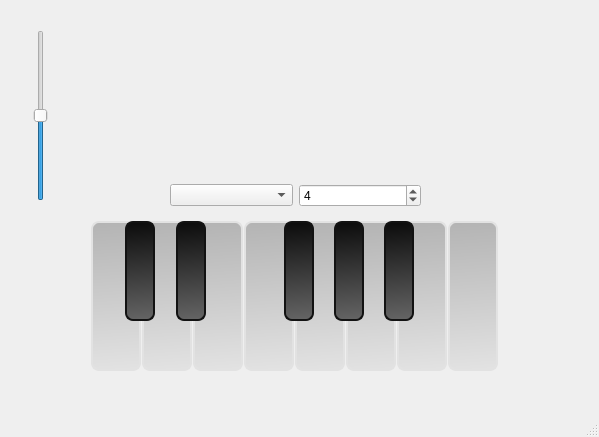
<?xml version="1.0" encoding="UTF-8"?>
<ui version="4.0">
 <class>MainWindow</class>
 <widget class="QMainWindow" name="MainWindow">
  <property name="geometry">
   <rect>
    <x>0</x>
    <y>0</y>
    <width>599</width>
    <height>437</height>
   </rect>
  </property>
  <property name="windowTitle">
   <string>MainWindow</string>
  </property>
  <widget class="QWidget" name="centralwidget">
   <widget class="QWidget" name="verticalLayoutWidget">
    <property name="geometry">
     <rect>
      <x>20</x>
      <y>30</y>
      <width>41</width>
      <height>191</height>
     </rect>
    </property>
    <layout class="QVBoxLayout" name="verticalLayout">
     <item>
      <layout class="QHBoxLayout" name="horizontalLayout_2">
       <item>
        <widget class="QSlider" name="volumeBar">
         <property name="maximum">
          <number>100</number>
         </property>
         <property name="value">
          <number>50</number>
         </property>
         <property name="sliderPosition">
          <number>50</number>
         </property>
         <property name="orientation">
          <enum>Qt::Orientation::Vertical</enum>
         </property>
        </widget>
       </item>
      </layout>
     </item>
     <item>
      <widget class="QPushButton" name="mute">
       <property name="styleSheet">
        <string notr="true">background: transparent;
        border: none;
        padding: 0px;</string>
       </property>
       <property name="text">
        <string/>
       </property>
       <property name="icon">
        <iconset resource="img.qrc">
         <normaloff>:/img/volume_.png</normaloff>:/img/volume_.png</iconset>
       </property>
       <property name="iconSize">
        <size>
         <width>35</width>
         <height>35</height>
        </size>
       </property>
      </widget>
     </item>
    </layout>
   </widget>
   <widget class="QWidget" name="horizontalLayoutWidget_2">
    <property name="geometry">
     <rect>
      <x>90</x>
      <y>220</y>
      <width>411</width>
      <height>152</height>
     </rect>
    </property>
    <layout class="QHBoxLayout" name="horizontalLayout_4">
     <property name="spacing">
      <number>0</number>
     </property>
     <item>
      <widget class="QPushButton" name="c4">
       <property name="minimumSize">
        <size>
         <width>50</width>
         <height>150</height>
        </size>
       </property>
       <property name="maximumSize">
        <size>
         <width>50</width>
         <height>150</height>
        </size>
       </property>
       <property name="styleSheet">
        <string notr="true">#c4{
 border: 2px solid #e2e2e2;
        border-radius: 8px;
        padding: 8px;
        color: white;
        font-size: 14px;
background: qlineargradient(spread:pad, x1:0.51, y1:0, x2:0.533, y2:1, stop:0 rgba(180, 180, 180, 255), stop:1 rgba(226, 226, 226, 255));
}
#c4:pressed{
background-color: rgb(180, 180, 180);
        border: 2px solid #e2e2e2
}</string>
       </property>
       <property name="text">
        <string/>
       </property>
       <property name="iconSize">
        <size>
         <width>200</width>
         <height>150</height>
        </size>
       </property>
       <property name="shortcut">
        <string>Q</string>
       </property>
       <property name="autoRepeat">
        <bool>true</bool>
       </property>
      </widget>
     </item>
     <item>
      <widget class="QPushButton" name="d4">
       <property name="minimumSize">
        <size>
         <width>50</width>
         <height>150</height>
        </size>
       </property>
       <property name="maximumSize">
        <size>
         <width>50</width>
         <height>150</height>
        </size>
       </property>
       <property name="styleSheet">
        <string notr="true">#d4{
 border: 2px solid #e2e2e2;
        border-radius: 8px;
        padding: 8px;
        color: white;
        font-size: 14px;
background: qlineargradient(spread:pad, x1:0.51, y1:0, x2:0.533, y2:1, stop:0 rgba(180, 180, 180, 255), stop:1 rgba(226, 226, 226, 255));
}
#d4:pressed{
background-color: rgb(180, 180, 180);
        border: 2px solid #e2e2e2
}</string>
       </property>
       <property name="text">
        <string/>
       </property>
       <property name="iconSize">
        <size>
         <width>200</width>
         <height>150</height>
        </size>
       </property>
       <property name="shortcut">
        <string>W</string>
       </property>
       <property name="autoRepeat">
        <bool>true</bool>
       </property>
      </widget>
     </item>
     <item>
      <widget class="QPushButton" name="e4">
       <property name="minimumSize">
        <size>
         <width>50</width>
         <height>150</height>
        </size>
       </property>
       <property name="maximumSize">
        <size>
         <width>50</width>
         <height>150</height>
        </size>
       </property>
       <property name="styleSheet">
        <string notr="true">#e4{
        border: 2px solid #e2e2e2;
        border-radius: 8px;
        padding: 8px;
        color: white;
        font-size: 14px;
background: qlineargradient(spread:pad, x1:0.51, y1:0, x2:0.533, y2:1, stop:0 rgba(180, 180, 180, 255), stop:1 rgba(226, 226, 226, 255));
}
#e4:pressed{
background-color: rgb(180, 180, 180);
        border: 2px solid #e2e2e2
}</string>
       </property>
       <property name="text">
        <string/>
       </property>
       <property name="iconSize">
        <size>
         <width>200</width>
         <height>150</height>
        </size>
       </property>
       <property name="shortcut">
        <string>E</string>
       </property>
       <property name="autoRepeat">
        <bool>true</bool>
       </property>
      </widget>
     </item>
     <item>
      <widget class="QPushButton" name="f4">
       <property name="minimumSize">
        <size>
         <width>50</width>
         <height>150</height>
        </size>
       </property>
       <property name="maximumSize">
        <size>
         <width>50</width>
         <height>150</height>
        </size>
       </property>
       <property name="styleSheet">
        <string notr="true">#f4{
background: qlineargradient(x1:0, y1:0, x2:0, y2:1,
                                  stop:0 #8e2de2, stop:1 #4a00e0);
        border: 2px solid #e2e2e2;
        border-radius: 8px;
        padding: 8px;
        color: white;
        font-size: 14px;
background: qlineargradient(spread:pad, x1:0.51, y1:0, x2:0.533, y2:1, stop:0 rgba(180, 180, 180, 255), stop:1 rgba(226, 226, 226, 255));
}
#f4:pressed{
background-color: rgb(180, 180, 180);
        border: 2px solid #e2e2e2
}</string>
       </property>
       <property name="text">
        <string/>
       </property>
       <property name="iconSize">
        <size>
         <width>200</width>
         <height>150</height>
        </size>
       </property>
       <property name="shortcut">
        <string>R</string>
       </property>
       <property name="autoRepeat">
        <bool>true</bool>
       </property>
      </widget>
     </item>
     <item>
      <widget class="QPushButton" name="g4">
       <property name="minimumSize">
        <size>
         <width>50</width>
         <height>150</height>
        </size>
       </property>
       <property name="maximumSize">
        <size>
         <width>50</width>
         <height>150</height>
        </size>
       </property>
       <property name="styleSheet">
        <string notr="true">#g4{
 border: 2px solid #e2e2e2;
        border-radius: 8px;
        padding: 8px;
        color: white;
        font-size: 14px;
background: qlineargradient(spread:pad, x1:0.51, y1:0, x2:0.533, y2:1, stop:0 rgba(180, 180, 180, 255), stop:1 rgba(226, 226, 226, 255));
}
#g4:pressed{
background-color: rgb(180, 180, 180);
        border: 2px solid #e2e2e2
}</string>
       </property>
       <property name="text">
        <string/>
       </property>
       <property name="iconSize">
        <size>
         <width>200</width>
         <height>150</height>
        </size>
       </property>
       <property name="shortcut">
        <string>T</string>
       </property>
       <property name="autoRepeat">
        <bool>true</bool>
       </property>
      </widget>
     </item>
     <item>
      <widget class="QPushButton" name="a4">
       <property name="minimumSize">
        <size>
         <width>50</width>
         <height>150</height>
        </size>
       </property>
       <property name="maximumSize">
        <size>
         <width>50</width>
         <height>150</height>
        </size>
       </property>
       <property name="styleSheet">
        <string notr="true">#a4{
 border: 2px solid #e2e2e2;
        border-radius: 8px;
        padding: 8px;
        color: white;
        font-size: 14px;
background: qlineargradient(spread:pad, x1:0.51, y1:0, x2:0.533, y2:1, stop:0 rgba(180, 180, 180, 255), stop:1 rgba(226, 226, 226, 255));
}
#a4:pressed{
background-color: rgb(180, 180, 180);
        border: 2px solid #e2e2e2
}</string>
       </property>
       <property name="text">
        <string/>
       </property>
       <property name="iconSize">
        <size>
         <width>200</width>
         <height>150</height>
        </size>
       </property>
       <property name="shortcut">
        <string>Y</string>
       </property>
       <property name="autoRepeat">
        <bool>true</bool>
       </property>
      </widget>
     </item>
     <item>
      <widget class="QPushButton" name="b4">
       <property name="minimumSize">
        <size>
         <width>50</width>
         <height>150</height>
        </size>
       </property>
       <property name="maximumSize">
        <size>
         <width>50</width>
         <height>150</height>
        </size>
       </property>
       <property name="styleSheet">
        <string notr="true">#b4{
 border: 2px solid #e2e2e2;
        border-radius: 8px;
        padding: 8px;
        color: white;
        font-size: 14px;
background: qlineargradient(spread:pad, x1:0.51, y1:0, x2:0.533, y2:1, stop:0 rgba(180, 180, 180, 255), stop:1 rgba(226, 226, 226, 255));
}
#b4:pressed{
background-color: rgb(180, 180, 180);
        border: 2px solid #e2e2e2
}</string>
       </property>
       <property name="text">
        <string/>
       </property>
       <property name="iconSize">
        <size>
         <width>200</width>
         <height>150</height>
        </size>
       </property>
       <property name="shortcut">
        <string>U</string>
       </property>
       <property name="autoRepeat">
        <bool>true</bool>
       </property>
      </widget>
     </item>
     <item>
      <widget class="QPushButton" name="c5">
       <property name="sizePolicy">
        <sizepolicy hsizetype="Maximum" vsizetype="Fixed">
         <horstretch>0</horstretch>
         <verstretch>0</verstretch>
        </sizepolicy>
       </property>
       <property name="minimumSize">
        <size>
         <width>50</width>
         <height>150</height>
        </size>
       </property>
       <property name="maximumSize">
        <size>
         <width>50</width>
         <height>150</height>
        </size>
       </property>
       <property name="styleSheet">
        <string notr="true">#c5{
 border: 2px solid #e2e2e2;
        border-radius: 8px;
        padding: 8px;
        color: white;
        font-size: 14px;
background: qlineargradient(spread:pad, x1:0.51, y1:0, x2:0.533, y2:1, stop:0 rgba(180, 180, 180, 255), stop:1 rgba(226, 226, 226, 255));
}
#c5:pressed{
background-color: rgb(180, 180, 180);
        border: 2px solid #e2e2e2
}</string>
       </property>
       <property name="text">
        <string/>
       </property>
       <property name="iconSize">
        <size>
         <width>200</width>
         <height>150</height>
        </size>
       </property>
       <property name="shortcut">
        <string>I</string>
       </property>
       <property name="autoRepeat">
        <bool>true</bool>
       </property>
      </widget>
     </item>
    </layout>
   </widget>
   <widget class="QWidget" name="horizontalLayoutWidget_3">
    <property name="geometry">
     <rect>
      <x>110</x>
      <y>220</y>
      <width>111</width>
      <height>102</height>
     </rect>
    </property>
    <layout class="QHBoxLayout" name="horizontalLayout_5">
     <item>
      <widget class="QPushButton" name="c_4">
       <property name="sizePolicy">
        <sizepolicy hsizetype="Fixed" vsizetype="Fixed">
         <horstretch>0</horstretch>
         <verstretch>0</verstretch>
        </sizepolicy>
       </property>
       <property name="minimumSize">
        <size>
         <width>30</width>
         <height>100</height>
        </size>
       </property>
       <property name="maximumSize">
        <size>
         <width>30</width>
         <height>100</height>
        </size>
       </property>
       <property name="styleSheet">
        <string notr="true">#c_4{
        border: 2px solid #121212;
        border-radius: 8px;
        padding: 8px;
        color: white;
        font-size: 14px;
background: qlineargradient(spread:pad, x1:0.51, y1:0, x2:0.533, y2:1, stop:0 rgba(12, 12, 12, 255), stop:1 rgba(100, 100, 100, 255));
}
#c_4:pressed{
background-color: rgb(0, 0, 0);
        border: 2px solid #000000
}</string>
       </property>
       <property name="text">
        <string/>
       </property>
       <property name="icon">
        <iconset>
         <normaloff>:/bkey.png</normaloff>:/bkey.png</iconset>
       </property>
       <property name="iconSize">
        <size>
         <width>50</width>
         <height>99</height>
        </size>
       </property>
       <property name="shortcut">
        <string>2</string>
       </property>
      </widget>
     </item>
     <item>
      <widget class="QPushButton" name="d_4">
       <property name="sizePolicy">
        <sizepolicy hsizetype="Fixed" vsizetype="Fixed">
         <horstretch>0</horstretch>
         <verstretch>0</verstretch>
        </sizepolicy>
       </property>
       <property name="minimumSize">
        <size>
         <width>30</width>
         <height>100</height>
        </size>
       </property>
       <property name="maximumSize">
        <size>
         <width>30</width>
         <height>100</height>
        </size>
       </property>
       <property name="styleSheet">
        <string notr="true">#d_4{
        border: 2px solid #121212;
        border-radius: 8px;
        padding: 8px;
        color: white;
        font-size: 14px;
background: qlineargradient(spread:pad, x1:0.51, y1:0, x2:0.533, y2:1, stop:0 rgba(12, 12, 12, 255), stop:1 rgba(100, 100, 100, 255));
}
#d_4:pressed{
background-color: rgb(0, 0, 0);
        border: 2px solid #000000
}</string>
       </property>
       <property name="text">
        <string/>
       </property>
       <property name="icon">
        <iconset>
         <normaloff>:/bkey.png</normaloff>:/bkey.png</iconset>
       </property>
       <property name="iconSize">
        <size>
         <width>50</width>
         <height>99</height>
        </size>
       </property>
       <property name="shortcut">
        <string>3</string>
       </property>
      </widget>
     </item>
    </layout>
   </widget>
   <widget class="QWidget" name="horizontalLayoutWidget_4">
    <property name="geometry">
     <rect>
      <x>270</x>
      <y>220</y>
      <width>160</width>
      <height>102</height>
     </rect>
    </property>
    <layout class="QHBoxLayout" name="horizontalLayout_6">
     <item>
      <widget class="QPushButton" name="f_4">
       <property name="sizePolicy">
        <sizepolicy hsizetype="Fixed" vsizetype="Fixed">
         <horstretch>0</horstretch>
         <verstretch>0</verstretch>
        </sizepolicy>
       </property>
       <property name="minimumSize">
        <size>
         <width>30</width>
         <height>100</height>
        </size>
       </property>
       <property name="maximumSize">
        <size>
         <width>30</width>
         <height>100</height>
        </size>
       </property>
       <property name="styleSheet">
        <string notr="true">#f_4{
        border: 2px solid #121212;
        border-radius: 8px;
        padding: 8px;
        color: white;
        font-size: 14px;
background: qlineargradient(spread:pad, x1:0.51, y1:0, x2:0.533, y2:1, stop:0 rgba(12, 12, 12, 255), stop:1 rgba(100, 100, 100, 255));
}
#f_4:pressed{
background-color: rgb(0, 0, 0);
        border: 2px solid #000000
}</string>
       </property>
       <property name="text">
        <string/>
       </property>
       <property name="icon">
        <iconset>
         <normaloff>:/bkey.png</normaloff>:/bkey.png</iconset>
       </property>
       <property name="iconSize">
        <size>
         <width>50</width>
         <height>99</height>
        </size>
       </property>
       <property name="shortcut">
        <string>5</string>
       </property>
      </widget>
     </item>
     <item>
      <widget class="QPushButton" name="g_4">
       <property name="sizePolicy">
        <sizepolicy hsizetype="Fixed" vsizetype="Fixed">
         <horstretch>0</horstretch>
         <verstretch>0</verstretch>
        </sizepolicy>
       </property>
       <property name="minimumSize">
        <size>
         <width>30</width>
         <height>100</height>
        </size>
       </property>
       <property name="maximumSize">
        <size>
         <width>30</width>
         <height>100</height>
        </size>
       </property>
       <property name="styleSheet">
        <string notr="true">#g_4{
        border: 2px solid #121212;
        border-radius: 8px;
        padding: 8px;
        color: white;
        font-size: 14px;
background: qlineargradient(spread:pad, x1:0.51, y1:0, x2:0.533, y2:1, stop:0 rgba(12, 12, 12, 255), stop:1 rgba(100, 100, 100, 255));
}
#g_4:pressed{
background-color: rgb(0, 0, 0);
        border: 2px solid #000000
}</string>
       </property>
       <property name="text">
        <string/>
       </property>
       <property name="icon">
        <iconset>
         <normaloff>:/bkey.png</normaloff>:/bkey.png</iconset>
       </property>
       <property name="iconSize">
        <size>
         <width>50</width>
         <height>99</height>
        </size>
       </property>
       <property name="shortcut">
        <string>6</string>
       </property>
       <property name="autoRepeat">
        <bool>true</bool>
       </property>
      </widget>
     </item>
     <item>
      <widget class="QPushButton" name="a_4">
       <property name="sizePolicy">
        <sizepolicy hsizetype="Fixed" vsizetype="Fixed">
         <horstretch>0</horstretch>
         <verstretch>0</verstretch>
        </sizepolicy>
       </property>
       <property name="minimumSize">
        <size>
         <width>30</width>
         <height>100</height>
        </size>
       </property>
       <property name="maximumSize">
        <size>
         <width>30</width>
         <height>100</height>
        </size>
       </property>
       <property name="styleSheet">
        <string notr="true">#a_4{
        border: 2px solid #121212;
        border-radius: 8px;
        padding: 8px;
        color: white;
        font-size: 14px;
background: qlineargradient(spread:pad, x1:0.51, y1:0, x2:0.533, y2:1, stop:0 rgba(12, 12, 12, 255), stop:1 rgba(100, 100, 100, 255));
}
#a_4:pressed{
background-color: rgb(0, 0, 0);
        border: 2px solid #000000
}</string>
       </property>
       <property name="text">
        <string/>
       </property>
       <property name="icon">
        <iconset>
         <normaloff>:/bkey.png</normaloff>:/bkey.png</iconset>
       </property>
       <property name="iconSize">
        <size>
         <width>50</width>
         <height>99</height>
        </size>
       </property>
       <property name="shortcut">
        <string>7</string>
       </property>
       <property name="autoRepeat">
        <bool>true</bool>
       </property>
      </widget>
     </item>
    </layout>
   </widget>
   <widget class="QWidget" name="horizontalLayoutWidget_5">
    <property name="geometry">
     <rect>
      <x>170</x>
      <y>170</y>
      <width>251</width>
      <height>51</height>
     </rect>
    </property>
    <layout class="QHBoxLayout" name="horizontalLayout_7" stretch="0,0">
     <item>
      <widget class="QComboBox" name="instrumentBox">
       <property name="sizePolicy">
        <sizepolicy hsizetype="MinimumExpanding" vsizetype="Fixed">
         <horstretch>0</horstretch>
         <verstretch>0</verstretch>
        </sizepolicy>
       </property>
      </widget>
     </item>
     <item>
      <widget class="QSpinBox" name="octaveBox">
       <property name="enabled">
        <bool>true</bool>
       </property>
       <property name="sizePolicy">
        <sizepolicy hsizetype="Expanding" vsizetype="Fixed">
         <horstretch>0</horstretch>
         <verstretch>0</verstretch>
        </sizepolicy>
       </property>
       <property name="focusPolicy">
        <enum>Qt::FocusPolicy::NoFocus</enum>
       </property>
       <property name="readOnly">
        <bool>false</bool>
       </property>
       <property name="keyboardTracking">
        <bool>false</bool>
       </property>
       <property name="minimum">
        <number>2</number>
       </property>
       <property name="maximum">
        <number>5</number>
       </property>
       <property name="value">
        <number>4</number>
       </property>
      </widget>
     </item>
    </layout>
   </widget>
   <widget class="QPushButton" name="gotoButton">
    <property name="geometry">
     <rect>
      <x>540</x>
      <y>20</y>
      <width>41</width>
      <height>41</height>
     </rect>
    </property>
    <property name="styleSheet">
     <string notr="true">background: transparent;
        border: none;
        padding: 0px; </string>
    </property>
    <property name="text">
     <string/>
    </property>
    <property name="icon">
     <iconset resource="img.qrc">
      <normaloff>:/img/goto_.png</normaloff>:/img/goto_.png</iconset>
    </property>
    <property name="iconSize">
     <size>
      <width>35</width>
      <height>35</height>
     </size>
    </property>
   </widget>
   <widget class="QPushButton" name="infoButton">
    <property name="geometry">
     <rect>
      <x>540</x>
      <y>70</y>
      <width>41</width>
      <height>41</height>
     </rect>
    </property>
    <property name="styleSheet">
     <string notr="true">background: transparent;
        border: none;
        padding: 0px;</string>
    </property>
    <property name="text">
     <string/>
    </property>
    <property name="icon">
     <iconset resource="img.qrc">
      <normaloff>:/img/info_.png</normaloff>:/img/info_.png</iconset>
    </property>
    <property name="iconSize">
     <size>
      <width>35</width>
      <height>35</height>
     </size>
    </property>
   </widget>
  </widget>
  <widget class="QMenuBar" name="menubar">
   <property name="geometry">
    <rect>
     <x>0</x>
     <y>0</y>
     <width>599</width>
     <height>25</height>
    </rect>
   </property>
  </widget>
  <widget class="QStatusBar" name="statusbar"/>
 </widget>
 <resources>
  <include location="img.qrc"/>
 </resources>
 <connections/>
</ui>
